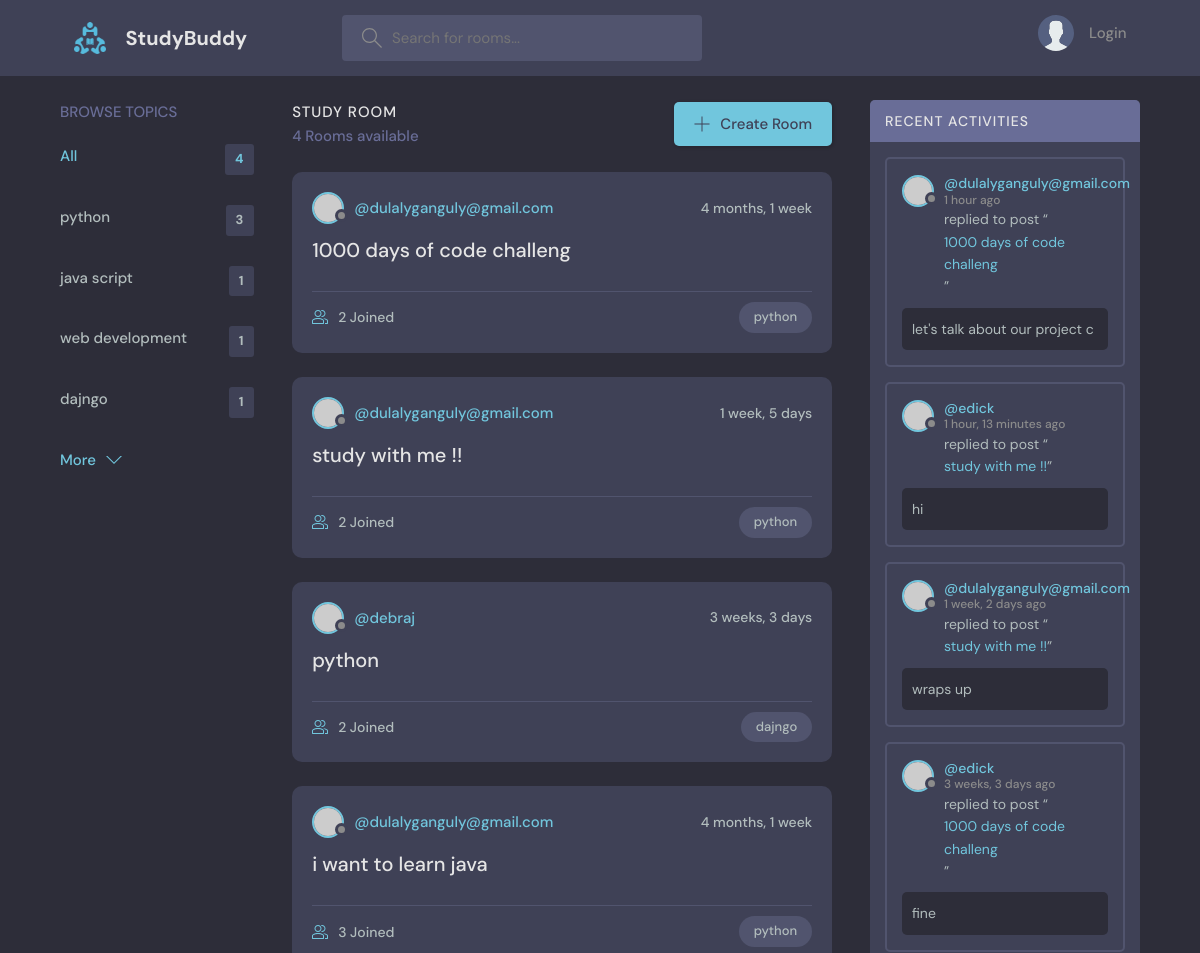
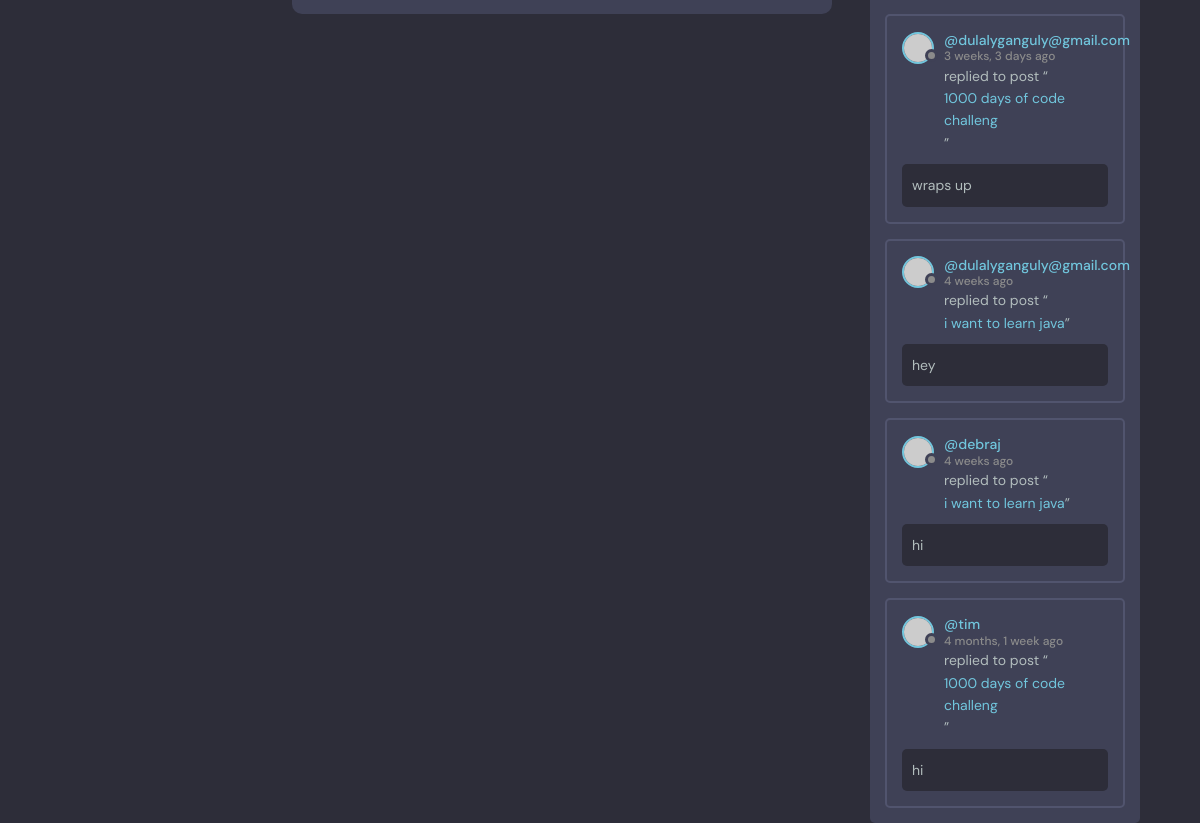
The page /?q=python on the database its author committed (2 pictures, top to bottom).
### base/models.py (models this page shows, shortened)
class Topic(models.Model):
    name = models.CharField(max_length=200)

class Room(models.Model):
    host = models.ForeignKey(User, on_delete=models.SET_NULL, null=True)
    topic = models.ForeignKey(Topic, on_delete=models.SET_NULL, null=True)
    name = models.CharField(max_length=200)
    description = models.TextField(null=True, blank=True)
    participants = models.ManyToManyField(User, related_name='participants', blank=True)
    updated = models.DateTimeField(auto_now=True)
    created = models.DateTimeField(auto_now_add=True)
    class Meta:
        ordering = ['-updated', '-created']

class Message(models.Model):
    user = models.ForeignKey(User, on_delete=models.CASCADE)
    room = models.ForeignKey(Room, on_delete=models.CASCADE)
    body = models.TextField()
    updated = models.DateTimeField(auto_now=True)
    created = models.DateTimeField(auto_now_add=True)
    class Meta:
        ordering = ['-updated', '-created']

### base/views.py (the view)
# urls.py: path('', views.home, name='home'),
def home(request):
    q = request.GET.get('q') if request.GET.get('q') is not None else ''
    rooms = Room.objects.filter(
        Q(topic__name__icontains=q) |
        Q(name__icontains=q) |
        Q(description__icontains=q)
    )
    topics = Topic.objects.all()
    room_count = rooms.count()
    room_message = Message.objects.filter(Q(room__topic__name__icontains = q))
    context = {'rooms': rooms, 'topics': topics, 'room_count': room_count,'room_message':room_message}
    return render(request, 'base/home.html', context)

### base/templates/base/home.html (shortened to what this page needs)
{% extends 'main.html'%}
{% block content  %}
    <main class="layout layout--3">
      <div class="container">
        {% include 'base/topics_component.html'%}
        <div class="roomList">
          <div class="roomList__header">
            <div>
              <h2>Study Room</h2>
              <p>{{room_count }} Rooms available</p>
            </div>
            <a class="btn btn--main" href="create-room.html">
              <svg version="1.1" xmlns="http://www.w3.org/2000/svg" width="32" height="32" viewBox="0 0 32 32">
                <title>add</title>
                <path
                  d="M16.943 0.943h-1.885v14.115h-14.115v1.885h14.115v14.115h1.885v-14.115h14.115v-1.885h-14.115v-14.115z"
                ></path>
              </svg>
              Create Room
            </a>
          </div>
        {%include 'base/feed_component.html'%}
        </div>
        {%include 'base/activity_component.html'%}
      </div>
    </main>
{% endblock  %}

### base/templates/base/topics_component.html
<div class="topics">
    <div class="topics__header">
      <h2>Browse Topics</h2>
    </div>
    <ul class="topics__list">
      <li>
        <a href="{%url 'home'%}" class="active">All<span>{{topics.count}}</span></a>
      </li>
      {%for topic in topics%}
      <li>
        <a href="{% url 'home' %}?q={{ topic.name }}">{{topic.name}}<span>{{topic.room_set.all.count}} </span></a>
      </li>
      {%endfor %}
    </ul>
    <a class="btn btn--link" href="topics.html">
      More
      <svg version="1.1" xmlns="http://www.w3.org/2000/svg" width="32" height="32" viewBox="0 0 32 32">
        <title>chevron-down</title>
        <path d="M16 21l-13-13h-3l16 16 16-16h-3l-13 13z"></path>
      </svg>
    </a>
  </div>

### base/templates/base/feed_component.html (shortened to what this page needs)
{% for room in rooms%}
<div class="roomListRoom">
  <div class="roomListRoom__header">
    <a href="{% url 'user-profile' room.host.id%}" class="roomListRoom__author">
      <div class="avatar avatar--small">
        <img src="https://randomuser.me/api/portraits/women/11.jpg" />
      </div>
      <span>@{{room.host.username}}</span>
    </a>
    <div class="roomListRoom__actions">
      <span>{{room.created|timesince}}</span>
    </div>
  </div>
  <div class="roomListRoom__content">
    <a href="{% url 'room' room.id %}">{{room.name}}</a>
  </div>
  <div class="roomListRoom__meta">
    <a href="{% url 'room' room.id %}" class="roomListRoom__joined">
      {{room.participants.all.count}} Joined
    </a>
    <p class="roomListRoom__topic">{{room.topic.name}}</p>
  </div>
</div>
{% endfor %}

### base/templates/base/activity_component.html (shortened to what this page needs)
<div class="activities">
      <div class="activities__header">
        <h2>Recent Activities</h2>
      </div>
      {% for message in room_message %}
      <div class="activities__box">
        <div class="activities__boxHeader roomListRoom__header">
            <a href="{% url 'user-profile' message.user.id %}" class="roomListRoom__author">
            <div class="avatar avatar--small">
              <img src="https://randomuser.me/api/portraits/women/11.jpg" />
            </div>
            <p>
                  @{{message.user.username}}
              <span>{{message.created|timesince}} ago </span>
            </p>
          </a>
        </div>
        <div class="activities__boxContent">
          <p>replied to post “<a href="{%url 'room' message.room.id%}">{{message.room.name}}</a>”</p>
          <div class="activities__boxRoomContent">
           {{message.body }}
          </div>
        </div>
      </div>
       {%endfor%}
    </div>

### rows shown on the page
Topic: name "python", room_set.all.count "3"
Topic: name "java script", room_set.all.count "1"
Topic: name "web development", room_set.all.count "1"
Topic: name "dajngo", room_set.all.count "1"
Room: host.username "dulalyganguly@gmail.com", created "4 months, 1 week", name "1000 days of code challeng", participants.all.count "2", topic.name "python"
Room: host.username "dulalyganguly@gmail.com", created "1 week, 5 days", name "study with me !!", participants.all.count "2", topic.name "python"
Room: host.username "debraj", created "3 weeks, 3 days", name "python", participants.all.count "2", topic.name "dajngo"
Room: host.username "dulalyganguly@gmail.com", created "4 months, 1 week", name "i want to learn java", participants.all.count "3", topic.name "python"
Message: user.username "dulalyganguly@gmail.com", created "1 hour", room.name "1000 days of code challeng", body "let's talk about our project c"
Message: user.username "edick", created "1 hour, 13 minutes", room.name "study with me !!", body "hi"
Message: user.username "dulalyganguly@gmail.com", created "1 week, 2 days", room.name "study with me !!", body "wraps up"
Message: user.username "edick", created "3 weeks, 3 days", room.name "1000 days of code challeng", body "fine"
Message: user.username "dulalyganguly@gmail.com", created "3 weeks, 3 days", room.name "1000 days of code challeng", body "wraps up"
Message: user.username "dulalyganguly@gmail.com", created "4 weeks", room.name "i want to learn java", body "hey"
Message: user.username "debraj", created "4 weeks", room.name "i want to learn java", body "hi"
Message: user.username "tim", created "4 months, 1 week", room.name "1000 days of code challeng", body "hi"

### other values the page prints
{{ topics.count }} "4"
{{ room_count }} "4"
